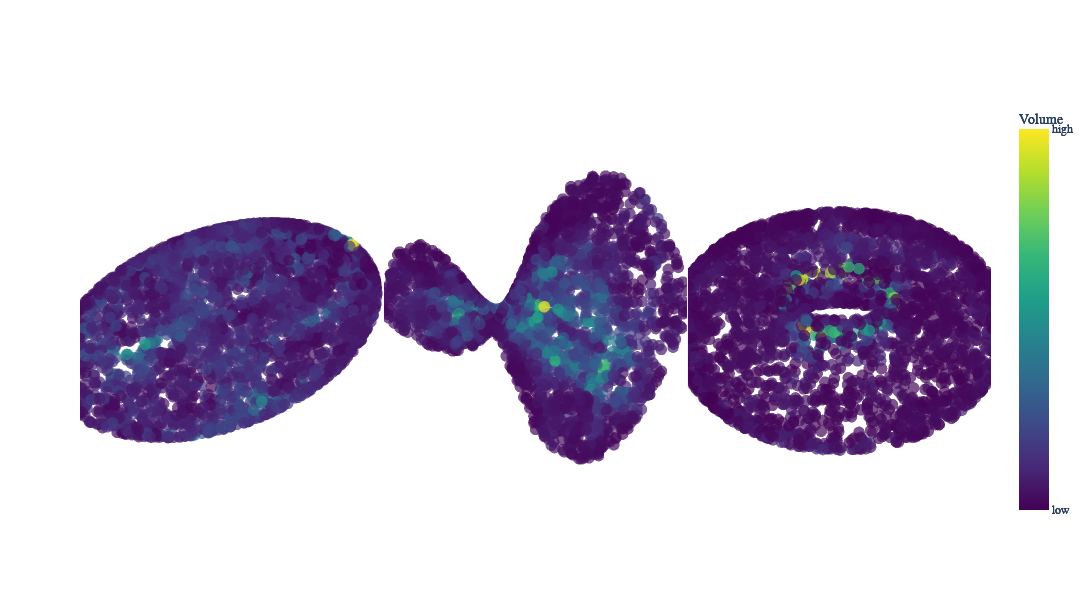

Write notebook code for a chart like this one.
### Code cell
nums = len(data.keys())

import plotly.graph_objects as go
from plotly.subplots import make_subplots

# figure size
fig = make_subplots(rows=1, cols=nums,
                    specs=[[{'type': 'scatter3d'}]*nums],
                    shared_xaxes=False, horizontal_spacing=0.001)

for i, key in enumerate(data.keys()):
    x = data[key]['x']
    vols = data[key]['vols']
    vols = (vols - np.min(vols)) / (np.max(vols) - np.min(vols))

    fig.add_trace(
        go.Scatter3d(x=x[:, 0], y=x[:, 1], z=x[:, 2], mode='markers',
                     marker=dict(size=4, color=vols, colorscale='Viridis', opacity=0.7),
                     name=""),
        row=1, col=i+1,
    )

    fig.update_scenes(
        dict(
            xaxis=dict(showticklabels=False, title=''),
            yaxis=dict(showticklabels=False, title=''),
            zaxis=dict(showticklabels=False, title=''),
            bgcolor='white'
        ),
        row=1, col=i+1
    )

    fig.update_scenes(
        dict(
            xaxis=dict(showgrid=False, zeroline=False, showline=False, showticklabels=False, ticks="",backgroundcolor='white'),
            yaxis=dict(showgrid=False, zeroline=False, showline=False, showticklabels=False, ticks="",backgroundcolor='white'),
            zaxis=dict(showgrid=False, zeroline=False, showline=False, showticklabels=False, ticks="",backgroundcolor='white'),
            bgcolor='white'
        ),
        row=1, col=i+1
    )

# add colorbar at right side, label 'low' and 'high' are set to the min and max of the volume
# change font to Helvetica
#fig.update_layout(coloraxis=dict(colorscale='Viridis', cmin=0, cmax=1, colorbar=dict(title='Volume', tickvals=[0, 1], ticktext=['low', 'high'], tickfont=dict(family='Helvetica'))))
fig.update_traces(marker=dict(colorbar=dict(title='Volume', tickvals=[0, 1], 
                                            ticktext=['low', 'high'], tickfont=dict(family='Helvetica', size=12))))

fig.update_layout(
    height=600,
    width=600*nums,
    paper_bgcolor='white',  # Color of the whole background
    plot_bgcolor='white'    # Color of the plotting area
)

# remove the dots
fig.update_layout(showlegend=False)
fig.show()


# save to pdf
fig.write_image("volumes.pdf")

### Figure 1 — Plotly figure (JSON) as saved in the notebook; plotly's stock layout.template omitted (floating-point values rounded to 4 significant figures; data arrays with more than 128 entries replaced by an {"elided": "..."} marker saying what was removed)
{"data": [{"marker": {"color": {"elided": "3000 float values"}, "colorbar": {"tickfont": {"family": "Helvetica", "size": 12}, "ticktext": ["low", "high"], "tickvals": [0, 1], "title": {"text": "Volume"}}, "colorscale": [[0, "#440154"], [0.1111, "#482878"], [0.2222, "#3e4989"], [0.3333, "#31688e"], [0.4444, "#26828e"], [0.5556, "#1f9e89"], [0.6667, "#35b779"], [0.7778, "#6ece58"], [0.8889, "#b5de2b"], [1, "#fde725"]], "opacity": 0.7, "size": 4}, "mode": "markers", "name": "", "scene": "scene", "type": "scatter3d", "x": {"elided": "3000 float values"}, "y": {"elided": "3000 float values"}, "z": {"elided": "3000 float values"}}, {"marker": {"color": {"elided": "3000 float values"}, "colorbar": {"tickfont": {"family": "Helvetica", "size": 12}, "ticktext": ["low", "high"], "tickvals": [0, 1], "title": {"text": "Volume"}}, "colorscale": [[0, "#440154"], [0.1111, "#482878"], [0.2222, "#3e4989"], [0.3333, "#31688e"], [0.4444, "#26828e"], [0.5556, "#1f9e89"], [0.6667, "#35b779"], [0.7778, "#6ece58"], [0.8889, "#b5de2b"], [1, "#fde725"]], "opacity": 0.7, "size": 4}, "mode": "markers", "name": "", "scene": "scene2", "type": "scatter3d", "x": {"elided": "3000 float values"}, "y": {"elided": "3000 float values"}, "z": {"elided": "3000 float values"}}, {"marker": {"color": {"elided": "3000 float values"}, "colorbar": {"tickfont": {"family": "Helvetica", "size": 12}, "ticktext": ["low", "high"], "tickvals": [0, 1], "title": {"text": "Volume"}}, "colorscale": [[0, "#440154"], [0.1111, "#482878"], [0.2222, "#3e4989"], [0.3333, "#31688e"], [0.4444, "#26828e"], [0.5556, "#1f9e89"], [0.6667, "#35b779"], [0.7778, "#6ece58"], [0.8889, "#b5de2b"], [1, "#fde725"]], "opacity": 0.7, "size": 4}, "mode": "markers", "name": "", "scene": "scene3", "type": "scatter3d", "x": {"elided": "3000 float values"}, "y": {"elided": "3000 float values"}, "z": {"elided": "3000 float values"}}], "layout": {"height": 600, "paper_bgcolor": "white", "plot_bgcolor": "white", "scene": {"bgcolor": "white", "domain": {"x": [0, 0.3327], "y": [0, 1]}, "xaxis": {"backgroundcolor": "white", "showgrid": false, "showline": false, "showticklabels": false, "ticks": "", "title": {"text": ""}, "zeroline": false}, "yaxis": {"backgroundcolor": "white", "showgrid": false, "showline": false, "showticklabels": false, "ticks": "", "title": {"text": ""}, "zeroline": false}, "zaxis": {"backgroundcolor": "white", "showgrid": false, "showline": false, "showticklabels": false, "ticks": "", "title": {"text": ""}, "zeroline": false}}, "scene2": {"bgcolor": "white", "domain": {"x": [0.3337, 0.6663], "y": [0, 1]}, "xaxis": {"backgroundcolor": "white", "showgrid": false, "showline": false, "showticklabels": false, "ticks": "", "title": {"text": ""}, "zeroline": false}, "yaxis": {"backgroundcolor": "white", "showgrid": false, "showline": false, "showticklabels": false, "ticks": "", "title": {"text": ""}, "zeroline": false}, "zaxis": {"backgroundcolor": "white", "showgrid": false, "showline": false, "showticklabels": false, "ticks": "", "title": {"text": ""}, "zeroline": false}}, "scene3": {"bgcolor": "white", "domain": {"x": [0.6673, 1], "y": [0, 1]}, "xaxis": {"backgroundcolor": "white", "showgrid": false, "showline": false, "showticklabels": false, "ticks": "", "title": {"text": ""}, "zeroline": false}, "yaxis": {"backgroundcolor": "white", "showgrid": false, "showline": false, "showticklabels": false, "ticks": "", "title": {"text": ""}, "zeroline": false}, "zaxis": {"backgroundcolor": "white", "showgrid": false, "showline": false, "showticklabels": false, "ticks": "", "title": {"text": ""}, "zeroline": false}}, "showlegend": false, "width": 1800}}
